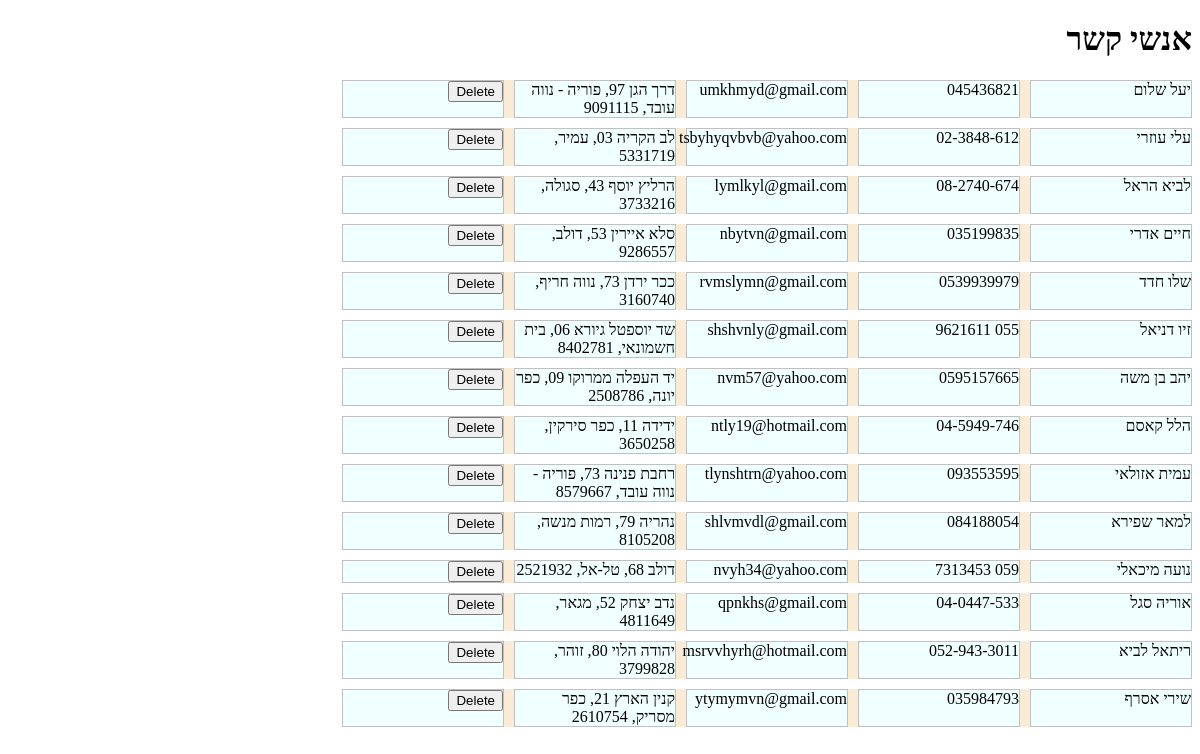
Before: / with the older database file.
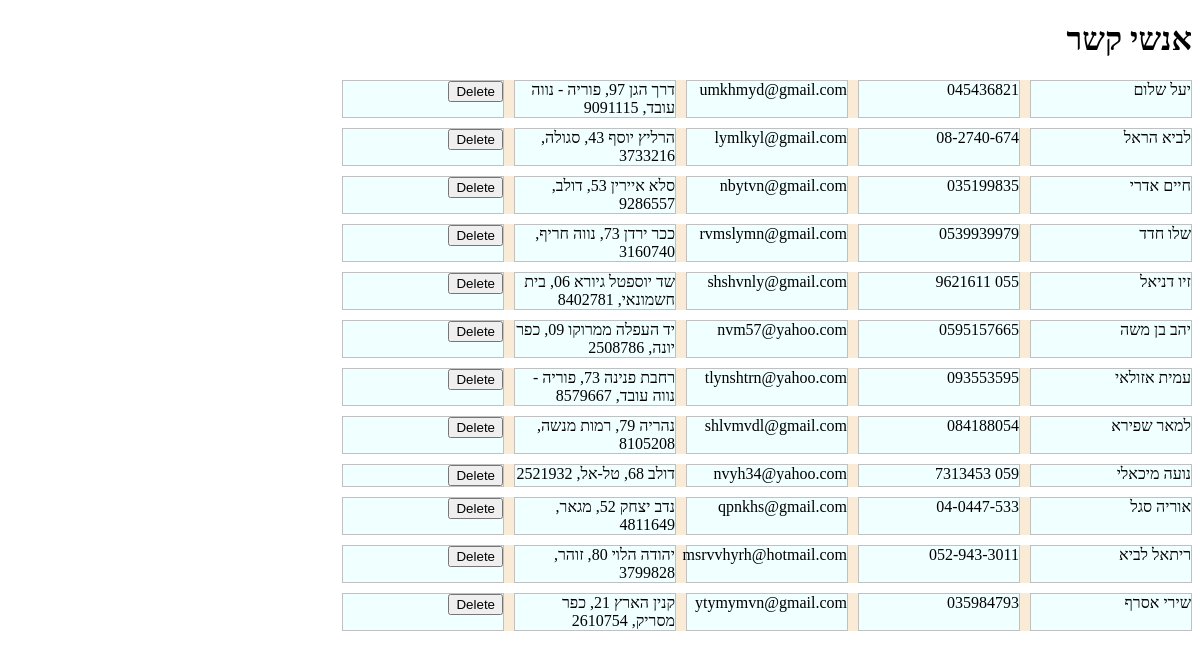
After: the same page with the newer database file.
### tables this page shows
CREATE TABLE "contacts" (
	"id"	INTEGER,
	"name"	TEXT,
	"phone"	TEXT,
	"email"	TEXT,
	"address"	TEXT,
	"user_id"	INTEGER,
	FOREIGN KEY("user_id") REFERENCES "users"("id"),
	PRIMARY KEY("id")
);

### app.py (the view)
@app.route('/')
def home():
    return render_template("home.html", contacts=get_contacts())

### app.py (called while the page is built)
def get_contacts():
    with sqlite3.connect("contacts.db") as conn:
        cur=conn.cursor()
        rows=cur.execute("SELECT * FROM contacts")
        return [Contact(row) for row in rows.fetchall()]

### templates/home.html (shortened to what this page needs)
<!DOCTYPE html>
<html lang="en">
<head>
    <link rel="stylesheet" href="/static/style.css">
</head>
<body>
    <h1>אנשי קשר</h1>
    <div class="contacts">
        {% for contact in contacts %}
        <div class="row">
            <div class="name">{{contact.name}}</div>
            <div class="phone">{{contact.phone}}</div>
            <div class="email">{{contact.email}}</div>
            <div class="address">{{contact.address}}</div>
            <div class="delete">
                <button onclick="validate('{{contact.email}}', 'deleteForm{{contact.id}}')">Delete</button>
            </div>
        </div>
    {% endfor %}
    </div>
</body>
</html>

Changed rows visible on the page:
removed contacts: name "עלי עוזרי", phone "02-3848-612", email "tsbyhyqvbvb@yahoo.com", address "לב הקריה 03, עמיר, 5331719"
removed contacts: name "הלל קאסם", phone "04-5949-746", email "ntly19@hotmail.com", address "ידידה 11, כפר סירקין, 3650258"
